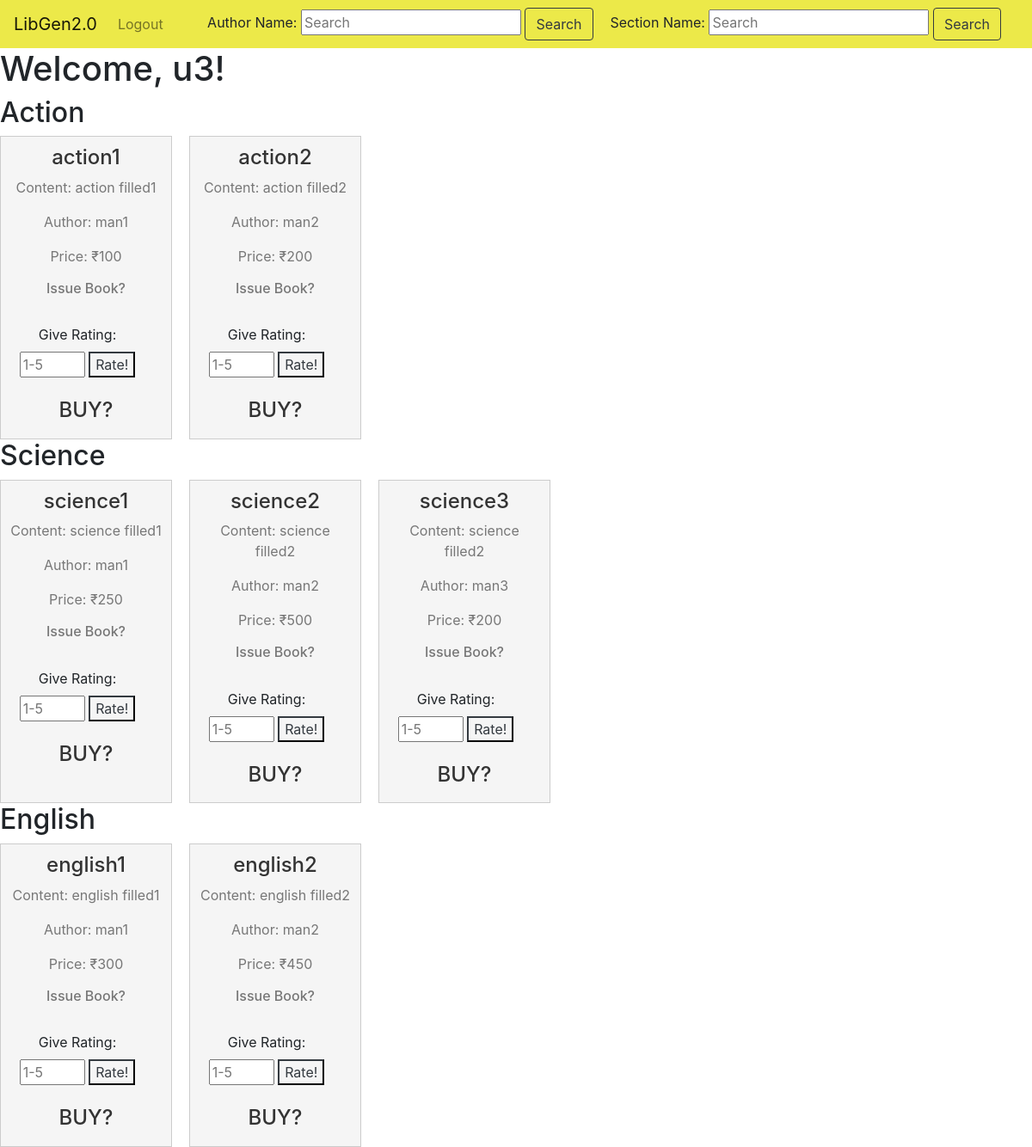
/user_dashboard (signed in), run on the app's committed database.
### tables this page shows
CREATE TABLE sections (
            section_id INTEGER PRIMARY KEY AUTOINCREMENT,
            section_name TEXT UNIQUE NOT NULL,
            section_dateCreated DATE NOT NULL,
            section_desc TEXT,
            user_id INTEGER,
            FOREIGN KEY (user_id) REFERENCES users (id));

CREATE TABLE books (
            book_id INTEGER PRIMARY KEY AUTOINCREMENT,
            book_name TEXT NOT NULL,
            book_content TEXT,
            book_author TEXT NOT NULL,
            book_price INTEGER NOT NULL,
            section_id INTEGER,
            FOREIGN KEY (section_id) REFERENCES sections (section_id));

### app.py (the view)
@app.route("/user_dashboard")
def user_dashboard():
    conn = sqlite3.connect(app.config["DATABASE"])
    cursor = conn.cursor()
    user_id = session["user_id"]
    cursor.execute("SELECT * FROM sections")
    sections_data = cursor.fetchall()
    books_by_section = {}
    for section in sections_data:
        cursor.execute("SELECT * FROM books WHERE section_id = ?", (section[0],))
        books = cursor.fetchall()
        books_by_section[section] = books
    conn.close()
    return render_template(
        "user_dashboard.html",
        sections_data=sections_data,
        books_by_section=books_by_section,
        session=session,
    )

### templates/user_dashboard.html (shortened to what this page needs)
<!DOCTYPE html>
<html>
<head>
    <link rel="stylesheet" href="https://cdn.jsdelivr.net/npm/bootstrap@4.0.0/dist/css/bootstrap.min.css"
>
</head>
<body>
    <nav class="navbar navbar-expand-lg navbar-light " style="background-color: #ece949;">
        <a class="navbar-brand" href="/user_dashboard">LibGen2.0</a>
        <div class="collapse navbar-collapse" id="navbarTogglerDemo03">
            <ul class="navbar-nav mr-auto mt-2 mt-lg-0">
                <li class="nav-item">
                    <a class="nav-link" href="/logout">Logout</a>
                </li>
            </ul>
            <form action="/user_dashboard/author_search_results" method="get">
                <label for="author_search">Author Name:</label>
                <input type="text" name="author_search" placeholder="Search" aria-label="Search">
                <button class="btn btn-outline-dark" type="submit">Search</button>
            </form>
            <form action="/user_dashboard/section_search_results" method="get">
                <label for="section_search">Section Name:</label>
                <input type="text" name="section_search" placeholder="Search" aria-label="Search">
                <button class="btn btn-outline-dark" type="submit">Search</button>
            </form>
        </div>
    </nav>
    <h1>Welcome, {{ session['username'] }}!</h1>
    {% if sections_data %}
    {% for section in sections_data %}
    <h2>{{ section[1] }}</h2>
    <div class="book-cards">
        {% for book in books_by_section[section] %}
        <div class="book-card">
            <h3>{{ book[1] }}</h3>
            <p>Content: {{ book[2] }}</p>
            <p>Author: {{ book[3] }}</p>
            <p>Price: ₹{{ book[4] }}</p>
            <a href="/user_dashboard/issue_book/{{ book[0] }}"><p class="h6">Issue Book?</p></a>
            <br>
            <form action="/user_dashboard/rate_book/{{ book[0] }}" method="post">
                <label for="rating_value">Give Rating:</label>
                <input type="number" max="5" min="1" name="rating_value" placeholder="1-5" required>
                <button type="submit" class="btn-outline-dark">Rate!</button>
            </form>
            <br>
            <a href="/user_dashboard/buy_book/{{ book[0] }}"><h3 class="display-6">BUY?</h3></a>
        </div>
        {% endfor %}
    </div>
    {% endfor %}
    {% else %}
    <p>No sections available.</p>
    {% endif %}
</body>
</html>

### templates/user_dashboard.html (style rules this page uses)
.navbar-brand { font-size: 100px; }
form { padding-right: 20px; }
.book-cards { display: flex; flex-wrap: wrap; gap: 20px; }
.book-card { border: 1px solid #ccc; padding: 10px; width: 200px; background-color: #f5f5f5; text-align: center; }
.book-card h3 { font-size: 1.5rem; color: #333; }
.book-card p { font-size: 1rem; color: #777; margin-top: 5px; }

### data on the page
sections: section_name "Action"
books: book_name "action1", book_content "action filled1", book_author "man1", book_price "100"
books: book_name "action2", book_content "action filled2", book_author "man2", book_price "200"
sections: section_name "Science"
books: book_name "science1", book_content "science filled1", book_author "man1", book_price "250"
books: book_name "science2", book_content "science filled2", book_author "man2", book_price "500"
books: book_name "science3", book_content "science filled2", book_author "man3", book_price "200"
sections: section_name "English"
books: book_name "english1", book_content "english filled1", book_author "man1", book_price "300"
books: book_name "english2", book_content "english filled2", book_author "man2", book_price "450"

### other printed values
{{ session['username'] }} "u3"
